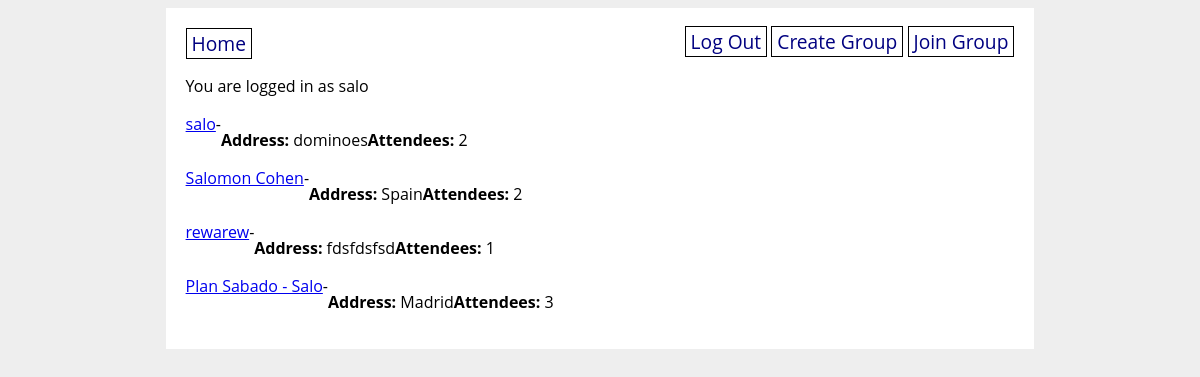
Page /profile (signed in) on the earlier database version.
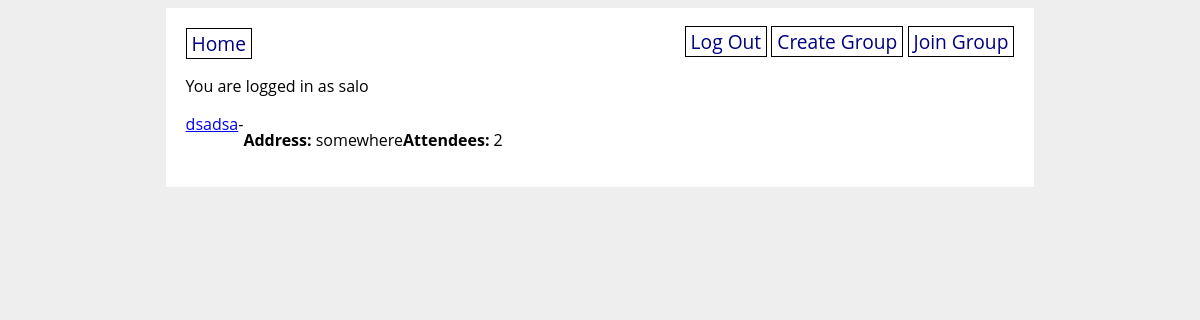
Same page on the later database version.
### app/models.py (models this page shows)
class User(UserMixin, db.Model):
    id = db.Column(db.Integer, primary_key=True)
    name = db.Column(db.String(80), nullable=False, unique=True)
    username = db.Column(db.String(80), nullable=False, unique=True)
    password = db.Column(db.String(80), nullable=False)
    groups = db.relationship('Group', secondary=user_group_table)

class Group(db.Model):
    id = db.Column(db.Integer, primary_key=True)
    created_by_id = db.Column(db.Integer, db.ForeignKey('user.id'))
    created_by = db.relationship('User')
    name = db.Column(db.String(80), nullable=False)
    max_atendees = db.Column(db.Float(precision=2), nullable=False)
    location = db.Column(db.String(80), nullable=False)
    code = db.Column(db.String(80), nullable=False, unique=True)
    atendees = db.relationship('User', secondary=user_group_table)
    restaurants = db.relationship('Restaurant', secondary=group_restaurant_table)

### app/main/routes.py (the view)
@main.route('/profile')
def profile():
    groups = current_user.groups
    return render_template('profile.html', groups=groups)

### app/__init__.py (called while the page is built)
@login_manager.user_loader
def load_user(user_id):
    return User.query.get(user_id)

### app/templates/profile.html
{% extends 'base.html' %}
{% block content %}
{% for group in groups %}
<div class="restaurants">
    <a href="/group/{{ group.id }}">{{ group.name }}</a> -
    <p><strong>Address:</strong> {{ group.location }}</p>
    <br>
    <p><strong>Attendees:</strong> {{ group.atendees | length }}</p>
</div>
{% endfor %}
{% endblock %}

### app/templates/base.html (shortened to what this page needs)
<!DOCTYPE html>
<html>
<head>
    <link rel="stylesheet" href="/static/style.css">
</head>
<body>
    <div id="content">
        <nav>
            <a href="/profile">Home</a>
            <div>
                {% if current_user.is_authenticated %}
                <a href="/logout">Log Out</a>
                <a href="/create_group">Create Group</a>
                <a href="/join_group">Join Group</a>
                {% else %}
                <a href="/signup">Sign Up</a>
                <a href="/login">Log In</a>
                {% endif %}
            </div>
        </nav>
        {% if current_user.is_authenticated %}
        <p>You are logged in as {{ current_user.username }}</p>
        {% endif %}
        {% block content %}{% endblock %}
    </div>
</body>
</html>

### app/static/style.css (style rules this page uses)
body { display: flex; flex-direction: column; align-items: center; background-color: #eee; font-family: 'Open Sans', sans-serif; }
#content { width: 70%; background-color: white; padding: 20px; }
nav { width: 100%; display: flex; flex-direction: row; justify-content: space-between; }
nav a { color: navy; text-decoration: none; border: 1px solid black; padding: 1px 5px; font-size: 1.2em; }
div.restaurants { display: flex; flex-direction: row; flex-wrap: wrap; }

Differences in the rows shown:
removed Group: name "Salomon Cohen", location "Spain", atendees|length "2"
removed Group: name "rewarew", location "fdsfdsfsd", atendees|length "1"
removed Group: name "Plan Sabado - Salo", location "Madrid", atendees|length "3"
changed Group: name "salo" → "dsadsa"; location "dominoes" → "somewhere"
